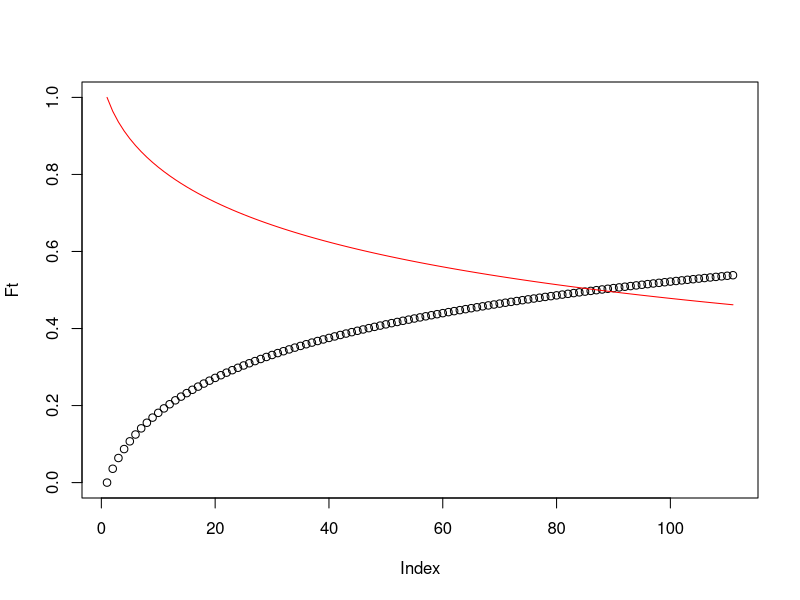
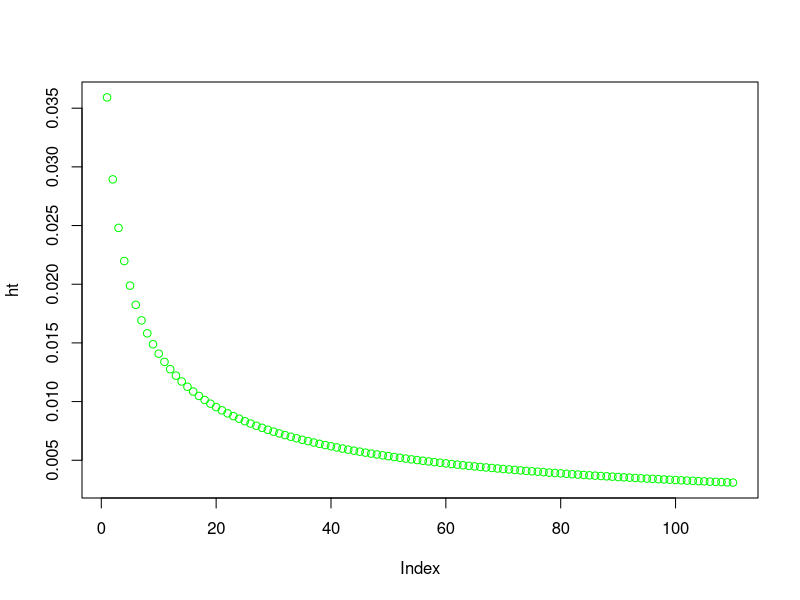

These figures' R source, in order: (Note: this script raises an error after producing the figures.)
## ---- chunk 1
rm(list=ls())
library(tidyverse, quietly = T)
library(ggplot2, quietly = T)
theme_set(theme_classic())
## ---- chunk 2
Ft<-cumsum(dlnorm(x = seq(0, 110, 1), meanlog = 4.317488, sdlog = 2.5)) #mean of 75 years, sd of 12.1 years
ft<-diff(Ft)
St<-1-Ft
ht<-ft/St[1:110]
plot(Ft, ylim=c(0,1))
lines(St, col="red")
plot(ht, col="green")
## ---- chunk 3
St<- c(1, cumprod(1-(t1$Failing/t1$At_Risk)))

plot(St, type="s", xlab = "Time", ylab="S(t)", ylim=c(0,1))

